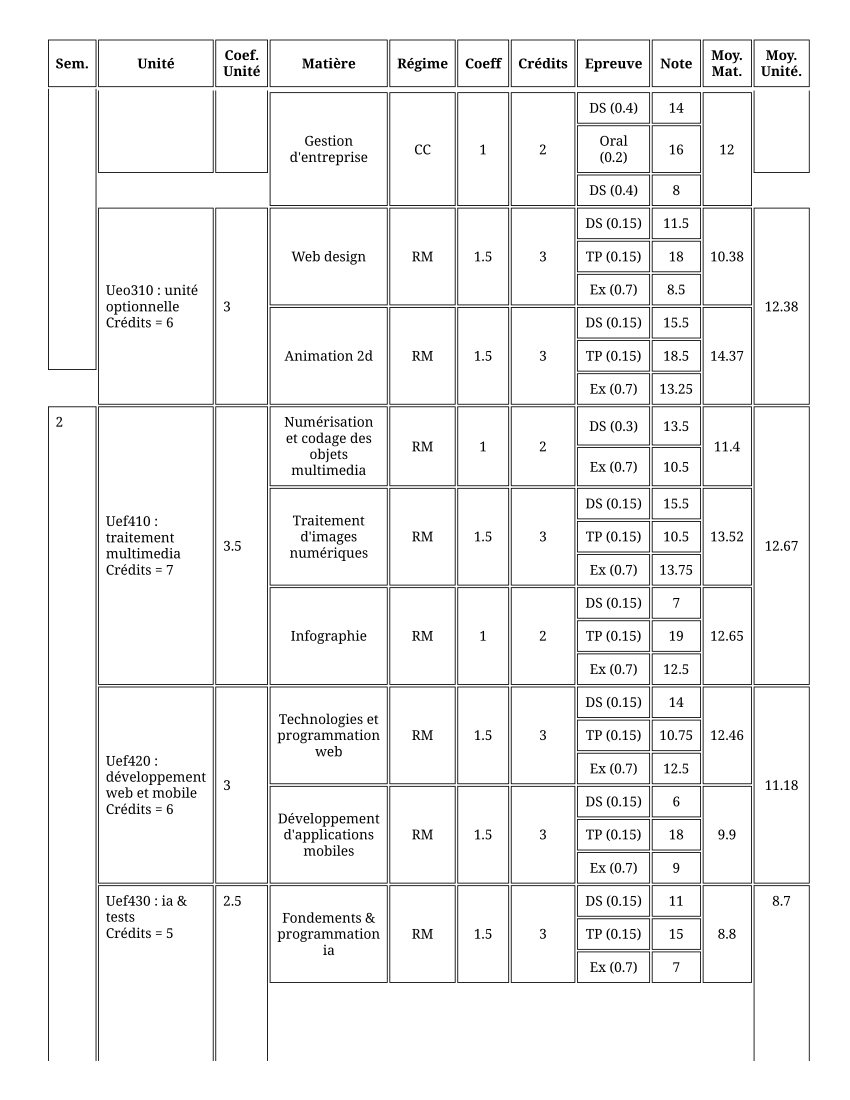
#> input picture page_2_pymupdf_output.png, 2550 x 3300 px (shown at 1/3 size)
$ python sems_finder.py
#> lines starting #> are read from the running program, lines starting #| are printed output that depends on the picture; after the words box and inside, x2 and y2 are one past the last pixel; in counts of white or black regions, pixels touching at a corner belong together
from PIL import Image, ImageEnhance, ImageFilter
import pytesseract
import cv2
import numpy as np

def extract_matiere(image_path, target_char):
#> called with image_path = 'page_2_pymupdf_output.png', target_char = '2'
    out_txt = 'extracted_matiere.txt'
    out_img_crop = 'cropped_matiere_area.png'
    out_img_debug = 'debug_preprocessed.png'

    start_x = 800
    x_end = 1200

    try:
        # Load image
        img = Image.open(image_path)
#> img is the input picture: PIL image 2550x3300 RGB; min 0, max 255, mean 242.1
        img_width, img_height = img.size
#> img_width = 2550; img_height = 3300

        # PREPROCESSING: Enhance the image for better OCR
        print("1. Preprocessing image for better OCR...")

        # Convert to OpenCV format
        img_cv = cv2.cvtColor(np.array(img), cv2.COLOR_RGB2BGR)

        # Convert to grayscale
        gray = cv2.cvtColor(img_cv, cv2.COLOR_BGR2GRAY)

        # Apply threshold to get black text on white background
        _, binary = cv2.threshold(gray, 150, 255, cv2.THRESH_BINARY)
#> binary: shape (3300, 2550); 94.5% white; 981 black regions, largest, box (x1, y1, x2, y2) and area: (144, 1219, 290, 3183) 12204, (294, 1219, 641, 2055) 7061, (2261, 1219, 2429, 2055) 5988

        # Optional: Apply slight dilation to make text bolder
        kernel = np.ones((2,2), np.uint8)
        binary = cv2.dilate(binary, kernel, iterations=1)
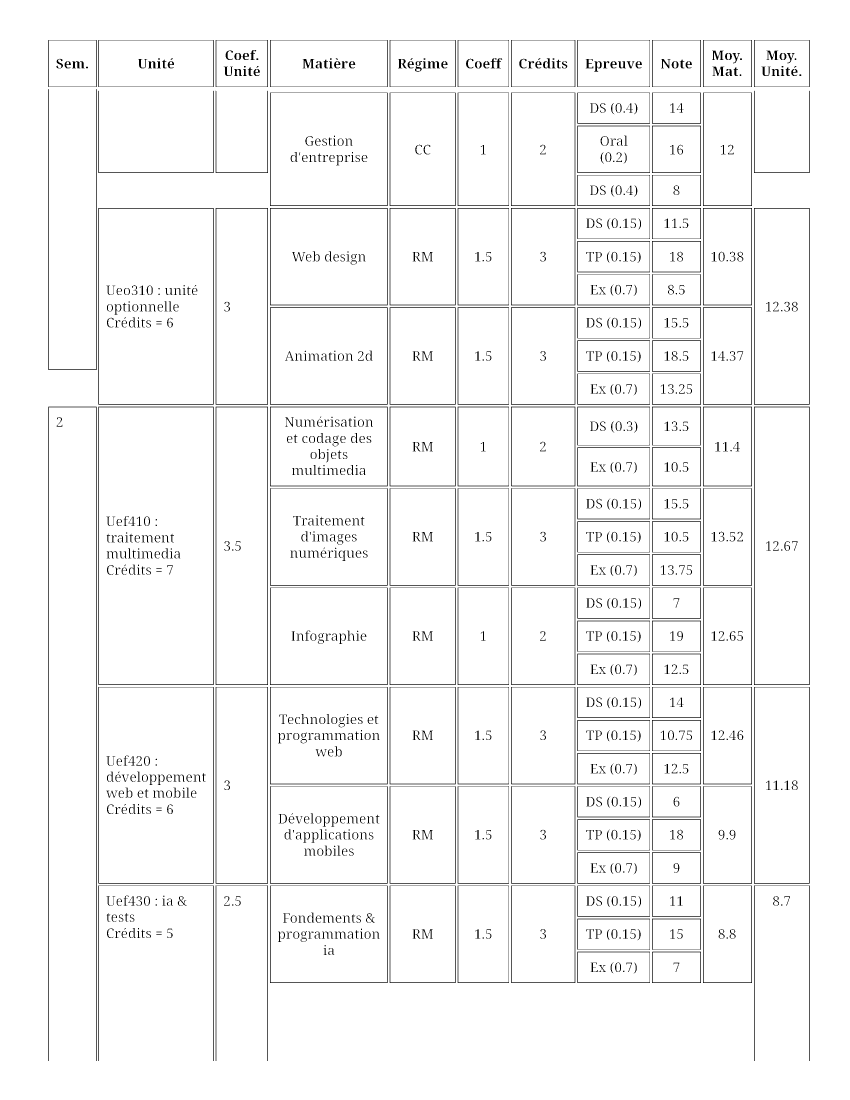
#> binary: shape (3300, 2550) (shown at 1/3 size); 96.5% white; black in thin lines or dots, all inside (x1, y1, x2, y2) = (145, 120, 2429, 3183)

        # Convert back to PIL
        img_preprocessed = Image.fromarray(binary)
        img_preprocessed.save(out_img_debug)
        print(f"   Saved preprocessed image to {out_img_debug}")

        # Run OCR on preprocessed image
        print("2. Running OCR to find the vertical bounds of the target row...")

        # Try with different PSM modes for better table detection
        custom_config = r'--psm 6 -l fra'  # PSM 6: Assume uniform block of text
        data = pytesseract.image_to_data(
            img_preprocessed,
            output_type=pytesseract.Output.DICT,
            config=custom_config
        )

        y_min_of_two = -1
        y_max_of_two = -1
        limit_x = 300

        print("\n=== DEBUG: All detected text in leftmost area ===")
        for i, text in enumerate(data['text']):
            text_stripped = text.strip()
            if text_stripped and data['left'][i] < limit_x:
                x = data['left'][i]
                y = data['top'][i]
                conf = data['conf'][i]
                print(f"  Text: '{text_stripped}' at X={x}, Y={y}, Confidence={conf}")

        print("\n=== Searching for target ===")
        for i, text in enumerate(data['text']):
            text_stripped = text.strip()
            if text_stripped == target_char and data['left'][i] < limit_x:
                y_min_of_two = data['top'][i]
                y_max_of_two = data['top'][i] + data['height'][i]

                print(f"✓ Found '{target_char}' at X={data['left'][i]}, Y={y_min_of_two}")
                print(f"  Bounding box (Y-range: {y_min_of_two:.0f} to {y_max_of_two:.0f})")
                break

        if y_min_of_two == -1:
            print(f"\nERROR: OCR could not detect '{target_char}' in the Sem. column.")
            print("This is a known issue with table OCR. Trying alternative approach...")

            # FALLBACK: Manual Y-coordinate approach
            # Crop just the Sem. column and try OCR on it
            sem_crop = img_preprocessed.crop((0, 0, limit_x, img_height))
            sem_crop.save('debug_sem_column.png')

            sem_data = pytesseract.image_to_data(
                sem_crop,
                output_type=pytesseract.Output.DICT,
                config=custom_config
            )

            print("\n=== Trying OCR on isolated Sem. column ===")
            for i, text in enumerate(sem_data['text']):
                text_stripped = text.strip()
                if text_stripped:
                    print(f"  Text: '{text_stripped}' at Y={sem_data['top'][i]}, Conf={sem_data['conf'][i]}")
                    if text_stripped == target_char:
                        y_min_of_two = sem_data['top'][i]
                        y_max_of_two = sem_data['top'][i] + sem_data['height'][i]
                        print(f"✓ Found '{target_char}' in isolated column!")
                        break

        if y_min_of_two == -1:
            print("\nFAILURE: Could not detect the target character with OCR.")
            print("Possible solutions:")
            print("1. Manually provide Y-coordinates")
            print("2. Use a different image preprocessing technique")
            print("3. Try a different OCR engine (e.g., EasyOCR)")
            return None

        # Crop and extract
        vsb = 5
        y_min_crop = max(0, int(y_min_of_two) - vsb)

        veb = 200
        y_max_crop = min(img_height, int(y_max_of_two) + veb)

        crop_area = (start_x, y_min_crop, x_end, y_max_crop)

        print(f"\n3. Cropping region: {crop_area}")

        cropped_img = img.crop(crop_area)  # Use original image for final crop
        cropped_img.save(out_img_crop)
        print(f"   Saved cropped area to {out_img_crop}")

        print("4. Running OCR on the cropped Matière column...")
        extracted_text = pytesseract.image_to_string(cropped_img, lang='fra').strip()

        if extracted_text:
            with open(out_txt, 'w', encoding='utf-8') as f:
                f.write(extracted_text)

            print("\n--- Extraction SUCCESS ---")
            print(f"Matières for semester '{target_char}':")
            print(f"\n{extracted_text}")
            print(f"\nSaved to: {out_txt}")
            return extracted_text
        else:
            print("\n--- No text extracted from cropped area ---")
            return None

    except Exception as e:
        print(f"An unexpected error occurred: {e}")
        import traceback
        traceback.print_exc()
        return None

# Usage
result = extract_matiere('page_2_pymupdf_output.png', '2')
